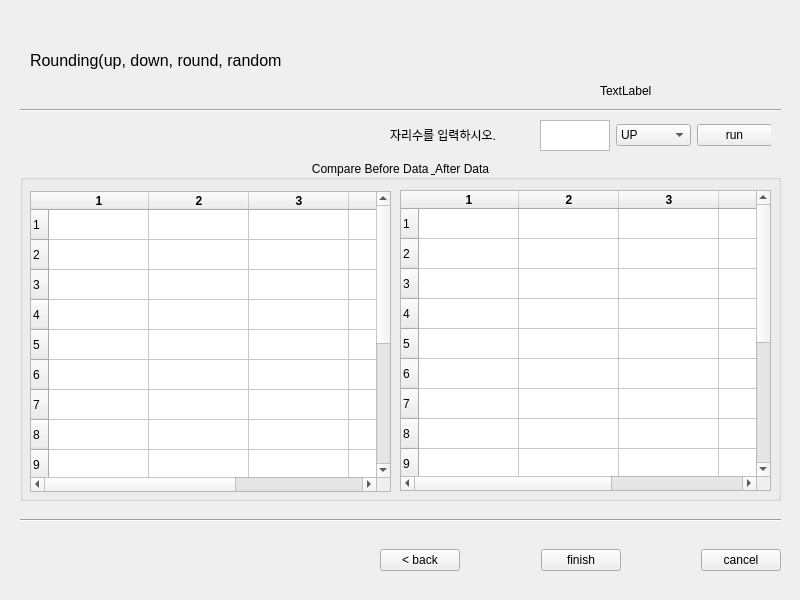
<?xml version="1.0" encoding="UTF-8"?>
<ui version="4.0">
 <class>Import Data</class>
 <widget class="QMainWindow" name="Import Data">
  <property name="geometry">
   <rect>
    <x>0</x>
    <y>0</y>
    <width>800</width>
    <height>600</height>
   </rect>
  </property>
  <property name="windowTitle">
   <string>MainWindow</string>
  </property>
  <widget class="QWidget" name="centralwidget">
   <widget class="QGroupBox" name="groupBox">
    <property name="geometry">
     <rect>
      <x>20</x>
      <y>160</y>
      <width>761</width>
      <height>341</height>
     </rect>
    </property>
    <property name="title">
     <string>Compare Before Data &amp; After Data</string>
    </property>
    <property name="alignment">
     <set>Qt::AlignCenter</set>
    </property>
    <widget class="QTableWidget" name="BeforeData">
     <property name="geometry">
      <rect>
       <x>10</x>
       <y>31</y>
       <width>361</width>
       <height>301</height>
      </rect>
     </property>
     <property name="rowCount">
      <number>15</number>
     </property>
     <row/>
     <row/>
     <row/>
     <row/>
     <row/>
     <row/>
     <row/>
     <row/>
     <row/>
     <row/>
     <row/>
     <row/>
     <row/>
     <row/>
     <row/>
     <column>
      <property name="text">
       <string>1</string>
      </property>
      <property name="font">
       <font>
        <weight>75</weight>
        <bold>true</bold>
       </font>
      </property>
     </column>
     <column>
      <property name="text">
       <string>2</string>
      </property>
      <property name="font">
       <font>
        <weight>75</weight>
        <bold>true</bold>
       </font>
      </property>
     </column>
     <column>
      <property name="text">
       <string>3</string>
      </property>
      <property name="font">
       <font>
        <weight>75</weight>
        <bold>true</bold>
       </font>
      </property>
     </column>
     <column>
      <property name="text">
       <string>4</string>
      </property>
      <property name="font">
       <font>
        <weight>75</weight>
        <bold>true</bold>
       </font>
      </property>
     </column>
     <column>
      <property name="text">
       <string>5</string>
      </property>
      <property name="font">
       <font>
        <weight>75</weight>
        <bold>true</bold>
       </font>
      </property>
     </column>
    </widget>
    <widget class="QTableWidget" name="AfterData">
     <property name="geometry">
      <rect>
       <x>380</x>
       <y>30</y>
       <width>371</width>
       <height>301</height>
      </rect>
     </property>
     <property name="rowCount">
      <number>15</number>
     </property>
     <row/>
     <row/>
     <row/>
     <row/>
     <row/>
     <row/>
     <row/>
     <row/>
     <row/>
     <row/>
     <row/>
     <row/>
     <row/>
     <row/>
     <row/>
     <column>
      <property name="text">
       <string>1</string>
      </property>
      <property name="font">
       <font>
        <weight>75</weight>
        <bold>true</bold>
       </font>
      </property>
     </column>
     <column>
      <property name="text">
       <string>2</string>
      </property>
      <property name="font">
       <font>
        <weight>75</weight>
        <bold>true</bold>
       </font>
      </property>
     </column>
     <column>
      <property name="text">
       <string>3</string>
      </property>
      <property name="font">
       <font>
        <weight>75</weight>
        <bold>true</bold>
       </font>
      </property>
     </column>
     <column>
      <property name="text">
       <string>4</string>
      </property>
      <property name="font">
       <font>
        <weight>75</weight>
        <bold>true</bold>
       </font>
      </property>
     </column>
     <column>
      <property name="text">
       <string>5</string>
      </property>
      <property name="font">
       <font>
        <weight>75</weight>
        <bold>true</bold>
       </font>
      </property>
     </column>
    </widget>
   </widget>
   <widget class="Line" name="line">
    <property name="geometry">
     <rect>
      <x>20</x>
      <y>510</y>
      <width>761</width>
      <height>20</height>
     </rect>
    </property>
    <property name="orientation">
     <enum>Qt::Horizontal</enum>
    </property>
   </widget>
   <widget class="QWidget" name="horizontalLayoutWidget_2">
    <property name="geometry">
     <rect>
      <x>380</x>
      <y>530</y>
      <width>401</width>
      <height>61</height>
     </rect>
    </property>
    <layout class="QHBoxLayout" name="horizontalLayout_2">
     <item>
      <widget class="QPushButton" name="backButton">
       <property name="text">
        <string>&lt; back</string>
       </property>
      </widget>
     </item>
     <item>
      <spacer name="horizontalSpacer">
       <property name="orientation">
        <enum>Qt::Horizontal</enum>
       </property>
       <property name="sizeHint" stdset="0">
        <size>
         <width>40</width>
         <height>20</height>
        </size>
       </property>
      </spacer>
     </item>
     <item>
      <widget class="QPushButton" name="finishButton">
       <property name="text">
        <string>finish</string>
       </property>
      </widget>
     </item>
     <item>
      <spacer name="horizontalSpacer_3">
       <property name="orientation">
        <enum>Qt::Horizontal</enum>
       </property>
       <property name="sizeHint" stdset="0">
        <size>
         <width>40</width>
         <height>20</height>
        </size>
       </property>
      </spacer>
     </item>
     <item>
      <widget class="QPushButton" name="cancelButton">
       <property name="text">
        <string>cancel</string>
       </property>
      </widget>
     </item>
    </layout>
   </widget>
   <widget class="Line" name="line_2">
    <property name="geometry">
     <rect>
      <x>20</x>
      <y>100</y>
      <width>761</width>
      <height>20</height>
     </rect>
    </property>
    <property name="orientation">
     <enum>Qt::Horizontal</enum>
    </property>
   </widget>
   <widget class="QLabel" name="label">
    <property name="geometry">
     <rect>
      <x>30</x>
      <y>30</y>
      <width>461</width>
      <height>61</height>
     </rect>
    </property>
    <property name="font">
     <font>
      <pointsize>12</pointsize>
     </font>
    </property>
    <property name="text">
     <string>Rounding(up, down, round, random</string>
    </property>
   </widget>
   <widget class="QLabel" name="label_2">
    <property name="geometry">
     <rect>
      <x>390</x>
      <y>120</y>
      <width>145</width>
      <height>29</height>
     </rect>
    </property>
    <property name="text">
     <string>자리수를 입력하시오.</string>
    </property>
   </widget>
   <widget class="QWidget" name="horizontalLayoutWidget_3">
    <property name="geometry">
     <rect>
      <x>540</x>
      <y>120</y>
      <width>231</width>
      <height>31</height>
     </rect>
    </property>
    <layout class="QHBoxLayout" name="horizontalLayout_3">
     <item>
      <widget class="QTextEdit" name="roundText"/>
     </item>
     <item>
      <spacer name="horizontalSpacer_5">
       <property name="orientation">
        <enum>Qt::Horizontal</enum>
       </property>
       <property name="sizeHint" stdset="0">
        <size>
         <width>40</width>
         <height>20</height>
        </size>
       </property>
      </spacer>
     </item>
     <item>
      <widget class="QComboBox" name="comboBox">
       <item>
        <property name="text">
         <string>UP</string>
        </property>
       </item>
       <item>
        <property name="text">
         <string>DOWN</string>
        </property>
       </item>
       <item>
        <property name="text">
         <string>ROUND</string>
        </property>
       </item>
       <item>
        <property name="text">
         <string>RANDOM</string>
        </property>
       </item>
      </widget>
     </item>
     <item>
      <spacer name="horizontalSpacer_4">
       <property name="orientation">
        <enum>Qt::Horizontal</enum>
       </property>
       <property name="sizeHint" stdset="0">
        <size>
         <width>40</width>
         <height>20</height>
        </size>
       </property>
      </spacer>
     </item>
     <item>
      <widget class="QPushButton" name="runButton">
       <property name="text">
        <string>run</string>
       </property>
      </widget>
     </item>
    </layout>
   </widget>
   <widget class="QLabel" name="randomLabel">
    <property name="geometry">
     <rect>
      <x>600</x>
      <y>80</y>
      <width>131</width>
      <height>21</height>
     </rect>
    </property>
    <property name="text">
     <string>TextLabel</string>
    </property>
   </widget>
  </widget>
 </widget>
 <resources/>
 <connections/>
</ui>
